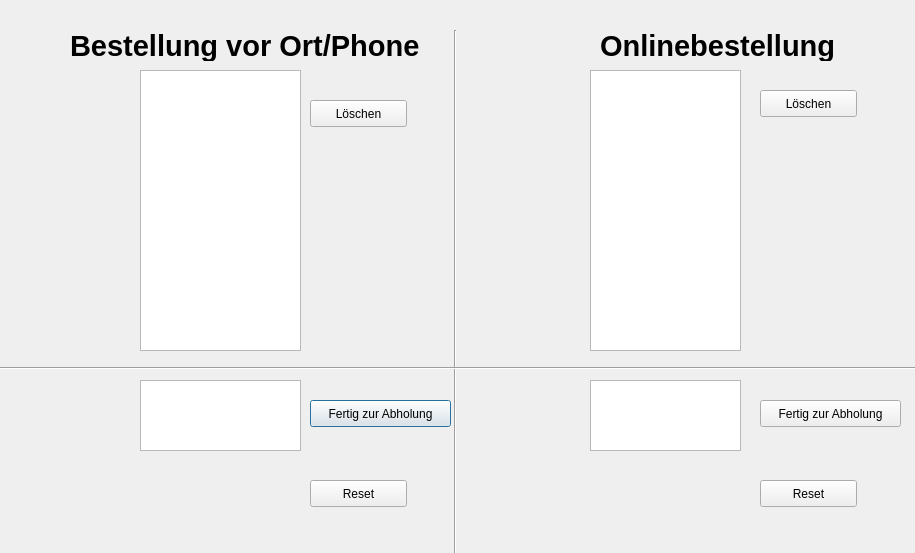
<?xml version="1.0" encoding="UTF-8"?>
<ui version="4.0">
 <class>controll_ui</class>
 <widget class="QDialog" name="controll_ui">
  <property name="geometry">
   <rect>
    <x>0</x>
    <y>0</y>
    <width>915</width>
    <height>553</height>
   </rect>
  </property>
  <property name="windowTitle">
   <string>Dialog</string>
  </property>
  <widget class="QPushButton" name="btn_onsite_ready">
   <property name="geometry">
    <rect>
     <x>310</x>
     <y>400</y>
     <width>141</width>
     <height>27</height>
    </rect>
   </property>
   <property name="text">
    <string>Fertig zur Abholung</string>
   </property>
  </widget>
  <widget class="Line" name="line">
   <property name="geometry">
    <rect>
     <x>420</x>
     <y>30</y>
     <width>71</width>
     <height>541</height>
    </rect>
   </property>
   <property name="orientation">
    <enum>Qt::Vertical</enum>
   </property>
  </widget>
  <widget class="QPushButton" name="btn_onsite_remove">
   <property name="geometry">
    <rect>
     <x>310</x>
     <y>100</y>
     <width>97</width>
     <height>27</height>
    </rect>
   </property>
   <property name="text">
    <string>Löschen</string>
   </property>
  </widget>
  <widget class="QPushButton" name="btn_onsite_reset">
   <property name="geometry">
    <rect>
     <x>310</x>
     <y>480</y>
     <width>97</width>
     <height>27</height>
    </rect>
   </property>
   <property name="text">
    <string>Reset</string>
   </property>
  </widget>
  <widget class="QPushButton" name="btn_online_ready">
   <property name="geometry">
    <rect>
     <x>760</x>
     <y>400</y>
     <width>141</width>
     <height>27</height>
    </rect>
   </property>
   <property name="text">
    <string>Fertig zur Abholung</string>
   </property>
  </widget>
  <widget class="QPushButton" name="btn_online_reset">
   <property name="geometry">
    <rect>
     <x>760</x>
     <y>480</y>
     <width>97</width>
     <height>27</height>
    </rect>
   </property>
   <property name="text">
    <string>Reset</string>
   </property>
  </widget>
  <widget class="QPushButton" name="btn_online_remove">
   <property name="geometry">
    <rect>
     <x>760</x>
     <y>90</y>
     <width>97</width>
     <height>27</height>
    </rect>
   </property>
   <property name="text">
    <string>Löschen</string>
   </property>
  </widget>
  <widget class="QLabel" name="label">
   <property name="geometry">
    <rect>
     <x>70</x>
     <y>30</y>
     <width>371</width>
     <height>31</height>
    </rect>
   </property>
   <property name="font">
    <font>
     <pointsize>22</pointsize>
     <weight>75</weight>
     <bold>true</bold>
    </font>
   </property>
   <property name="text">
    <string>Bestellung vor Ort/Phone </string>
   </property>
  </widget>
  <widget class="QLabel" name="label_2">
   <property name="geometry">
    <rect>
     <x>600</x>
     <y>30</y>
     <width>251</width>
     <height>31</height>
    </rect>
   </property>
   <property name="font">
    <font>
     <pointsize>22</pointsize>
     <weight>75</weight>
     <italic>false</italic>
     <bold>true</bold>
    </font>
   </property>
   <property name="text">
    <string>Onlinebestellung</string>
   </property>
  </widget>
  <widget class="Line" name="line_2">
   <property name="geometry">
    <rect>
     <x>-20</x>
     <y>360</y>
     <width>971</width>
     <height>16</height>
    </rect>
   </property>
   <property name="orientation">
    <enum>Qt::Horizontal</enum>
   </property>
  </widget>
  <widget class="QPlainTextEdit" name="txtf_onsite_add">
   <property name="geometry">
    <rect>
     <x>140</x>
     <y>380</y>
     <width>161</width>
     <height>71</height>
    </rect>
   </property>
  </widget>
  <widget class="QPlainTextEdit" name="txtf_online_add">
   <property name="geometry">
    <rect>
     <x>590</x>
     <y>380</y>
     <width>151</width>
     <height>71</height>
    </rect>
   </property>
  </widget>
  <widget class="QListWidget" name="online_list_view">
   <property name="geometry">
    <rect>
     <x>590</x>
     <y>70</y>
     <width>151</width>
     <height>281</height>
    </rect>
   </property>
   <property name="font">
    <font>
     <pointsize>12</pointsize>
     <italic>true</italic>
    </font>
   </property>
   <property name="selectionMode">
    <enum>QAbstractItemView::ContiguousSelection</enum>
   </property>
   <property name="selectionBehavior">
    <enum>QAbstractItemView::SelectRows</enum>
   </property>
  </widget>
  <widget class="QListWidget" name="onsite_list_view">
   <property name="geometry">
    <rect>
     <x>140</x>
     <y>70</y>
     <width>161</width>
     <height>281</height>
    </rect>
   </property>
   <property name="font">
    <font>
     <pointsize>12</pointsize>
     <italic>true</italic>
    </font>
   </property>
   <property name="selectionMode">
    <enum>QAbstractItemView::ContiguousSelection</enum>
   </property>
   <property name="selectionBehavior">
    <enum>QAbstractItemView::SelectRows</enum>
   </property>
  </widget>
 </widget>
 <resources/>
 <connections/>
</ui>
